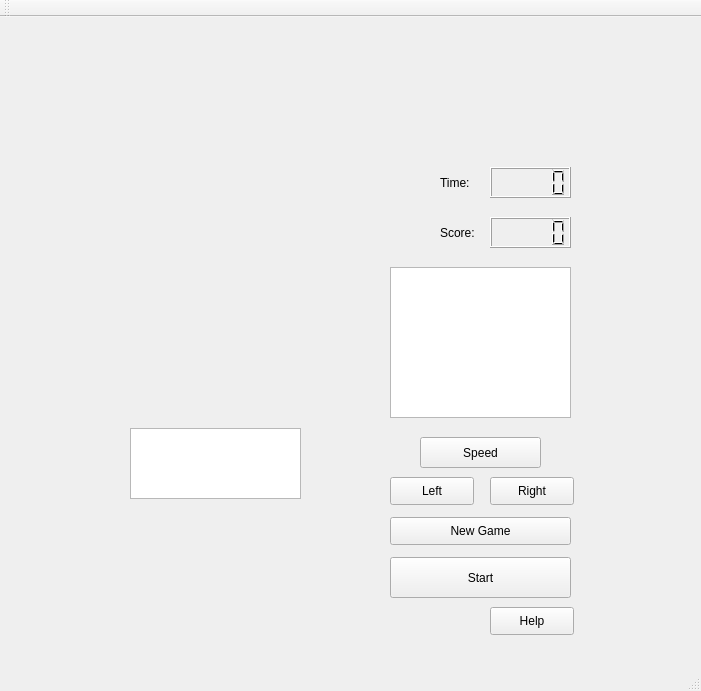
<?xml version="1.0" encoding="UTF-8"?>
<ui version="4.0">
 <class>MainWindow</class>
 <widget class="QMainWindow" name="MainWindow">
  <property name="geometry">
   <rect>
    <x>0</x>
    <y>0</y>
    <width>701</width>
    <height>691</height>
   </rect>
  </property>
  <property name="windowTitle">
   <string>MainWindow</string>
  </property>
  <widget class="QWidget" name="centralWidget">
   <widget class="QGraphicsView" name="graphicsView">
    <property name="geometry">
     <rect>
      <x>130</x>
      <y>411</y>
      <width>171</width>
      <height>71</height>
     </rect>
    </property>
   </widget>
   <widget class="QPushButton" name="startButton">
    <property name="geometry">
     <rect>
      <x>390</x>
      <y>540</y>
      <width>181</width>
      <height>41</height>
     </rect>
    </property>
    <property name="text">
     <string>Start</string>
    </property>
   </widget>
   <widget class="QPushButton" name="leftButton">
    <property name="geometry">
     <rect>
      <x>390</x>
      <y>460</y>
      <width>84</width>
      <height>28</height>
     </rect>
    </property>
    <property name="text">
     <string>Left</string>
    </property>
   </widget>
   <widget class="QPushButton" name="rightButton">
    <property name="geometry">
     <rect>
      <x>490</x>
      <y>460</y>
      <width>84</width>
      <height>28</height>
     </rect>
    </property>
    <property name="text">
     <string>Right</string>
    </property>
   </widget>
   <widget class="QLCDNumber" name="lcdNumber">
    <property name="geometry">
     <rect>
      <x>490</x>
      <y>150</y>
      <width>81</width>
      <height>31</height>
     </rect>
    </property>
   </widget>
   <widget class="QTextBrowser" name="textBrowser">
    <property name="geometry">
     <rect>
      <x>390</x>
      <y>250</y>
      <width>181</width>
      <height>151</height>
     </rect>
    </property>
   </widget>
   <widget class="QPushButton" name="newGameButton">
    <property name="geometry">
     <rect>
      <x>390</x>
      <y>500</y>
      <width>181</width>
      <height>28</height>
     </rect>
    </property>
    <property name="text">
     <string>New Game</string>
    </property>
   </widget>
   <widget class="QPushButton" name="helpButton">
    <property name="geometry">
     <rect>
      <x>490</x>
      <y>590</y>
      <width>84</width>
      <height>28</height>
     </rect>
    </property>
    <property name="text">
     <string>Help</string>
    </property>
   </widget>
   <widget class="QLabel" name="timeLabel">
    <property name="geometry">
     <rect>
      <x>440</x>
      <y>150</y>
      <width>41</width>
      <height>31</height>
     </rect>
    </property>
    <property name="text">
     <string>Time:</string>
    </property>
   </widget>
   <widget class="QLCDNumber" name="scoreLcdNumber">
    <property name="geometry">
     <rect>
      <x>490</x>
      <y>200</y>
      <width>81</width>
      <height>31</height>
     </rect>
    </property>
   </widget>
   <widget class="QLabel" name="scoreLabel">
    <property name="geometry">
     <rect>
      <x>440</x>
      <y>200</y>
      <width>41</width>
      <height>31</height>
     </rect>
    </property>
    <property name="text">
     <string>Score:</string>
    </property>
   </widget>
   <widget class="QPushButton" name="pushButton">
    <property name="geometry">
     <rect>
      <x>420</x>
      <y>420</y>
      <width>121</width>
      <height>31</height>
     </rect>
    </property>
    <property name="text">
     <string>Speed</string>
    </property>
   </widget>
  </widget>
  <widget class="QMenuBar" name="menuBar">
   <property name="geometry">
    <rect>
     <x>0</x>
     <y>0</y>
     <width>701</width>
     <height>25</height>
    </rect>
   </property>
  </widget>
  <widget class="QToolBar" name="mainToolBar">
   <attribute name="toolBarArea">
    <enum>TopToolBarArea</enum>
   </attribute>
   <attribute name="toolBarBreak">
    <bool>false</bool>
   </attribute>
  </widget>
  <widget class="QStatusBar" name="statusBar"/>
 </widget>
 <layoutdefault spacing="6" margin="11"/>
 <resources/>
 <connections/>
</ui>
